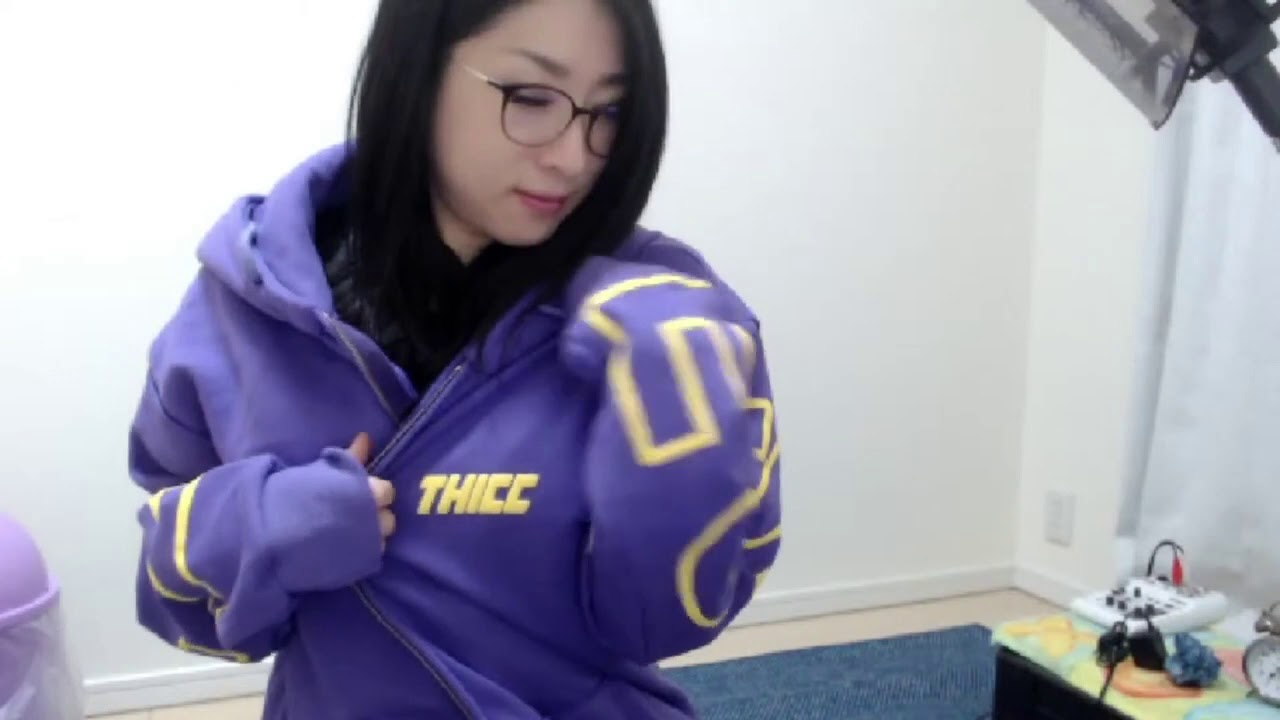
#> input picture pcd/tugas5/images/kson.jpg, 1280 x 720 px
$ jupyter execute cmyk.ipynb
#> lines starting #> are read from the running program, lines starting #| are printed output that depends on the picture
[cell 1]
import numpy as np
import matplotlib.pyplot as plt
import cv2

# Import image
img = plt.imread('images/kson.jpg')
#> img is the input picture: shape (720, 1280, 3); mean R, G, B 154.7, 153.7, 171.8

# Create float
bgr = img.astype(float)/255.

# Extract channels
with np.errstate(invalid='ignore', divide='ignore'):
    K = 1 - np.max(bgr, axis=2)
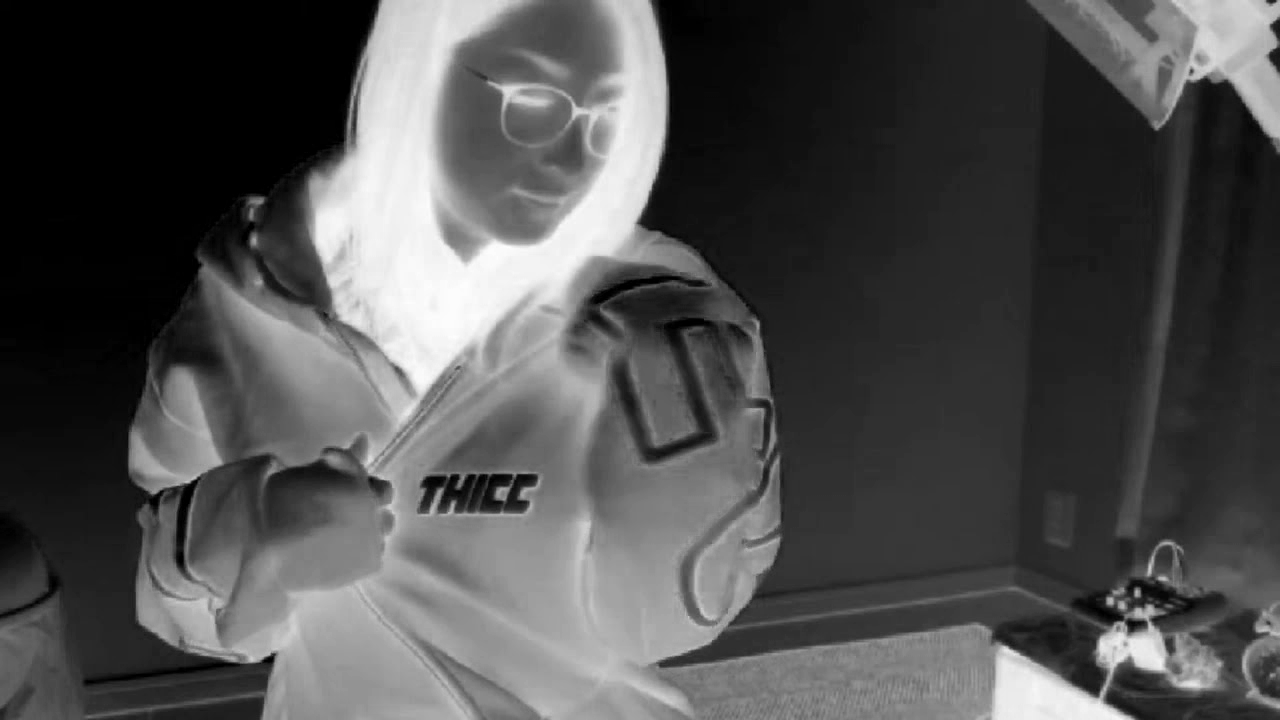
#> K: shape (720, 1280) float64; min 0, max 0.996, mean 0.311
    C = (1-bgr[...,2] - K)/(1-K)
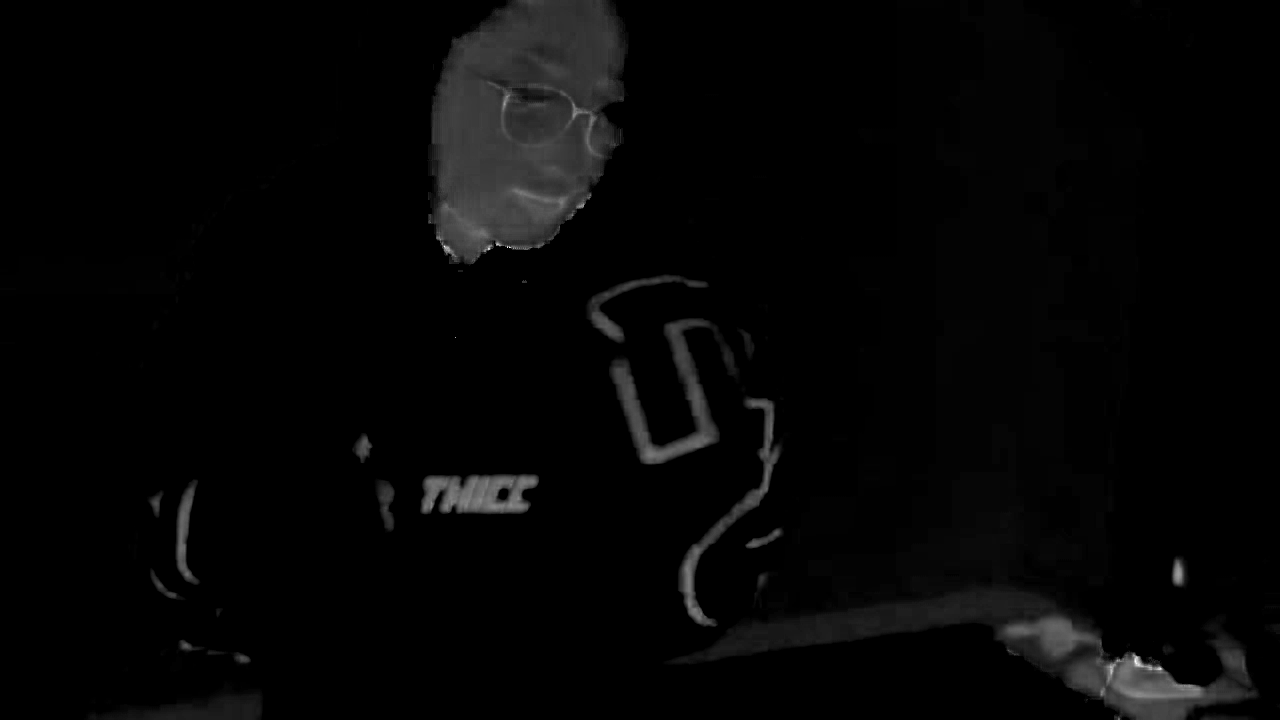
#> C: shape (720, 1280) float64; min 0, max 1, mean 0.0224
    M = (1-bgr[...,1] - K)/(1-K)
    Y = (1-bgr[...,0] - K)/(1-K)
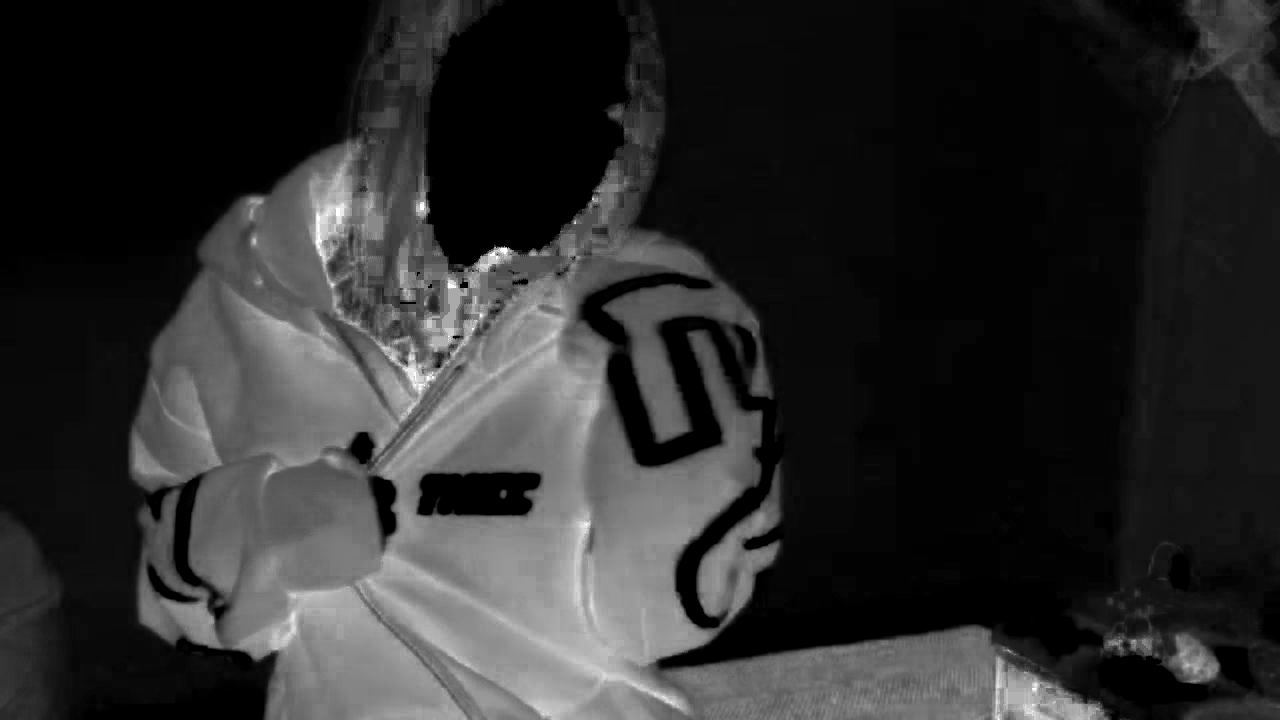
#> Y: shape (720, 1280) float64; min 0, max 1, mean 0.176

# Convert the input BGR image to CMYK colorspace
CMYK = (np.dstack((C,M,Y,K)) * 255).astype(np.uint8)
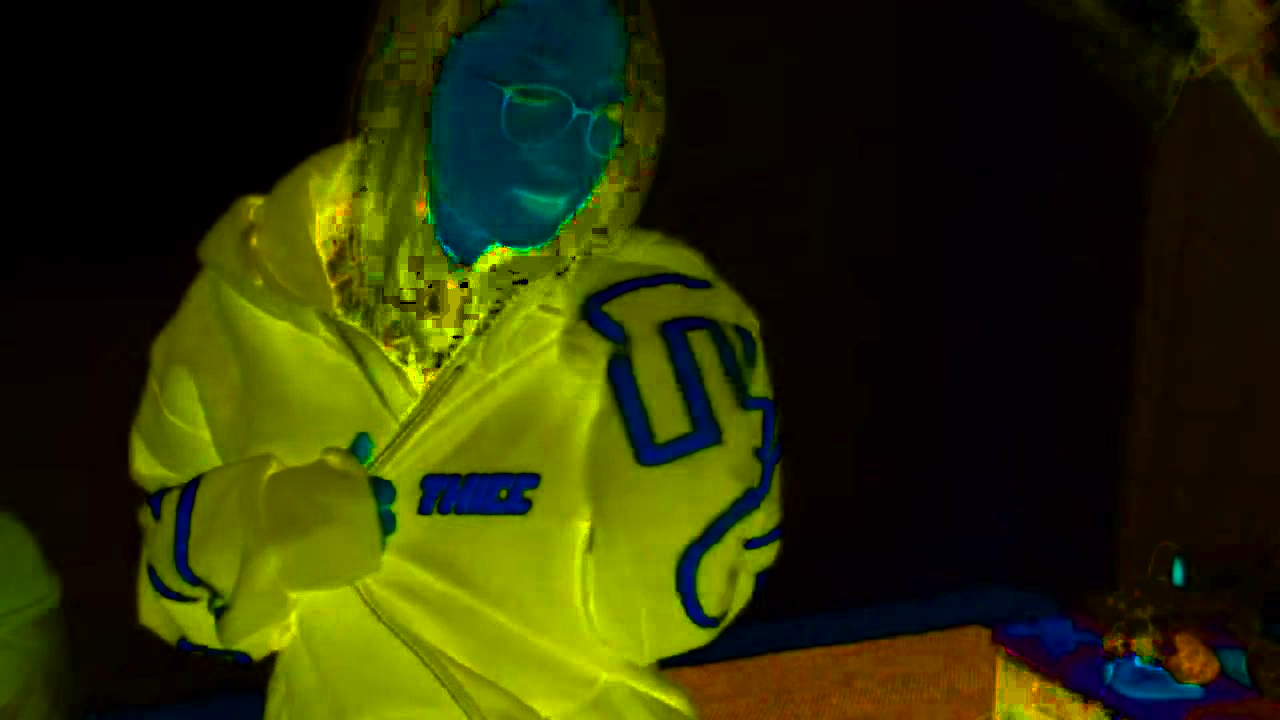
#> CMYK: shape (720, 1280, 4); mean B, G, R, A 5.6, 48.9, 44.5, 79.2

# Split CMYK channels
Y, M, C, K = cv2.split(CMYK)

np.isfinite(C).all()
np.isfinite(M).all()
np.isfinite(K).all()
np.isfinite(Y).all()

plt.figure()
plt.subplot(3,2,1)
plt.imshow(C)
plt.title('C')


plt.show()
